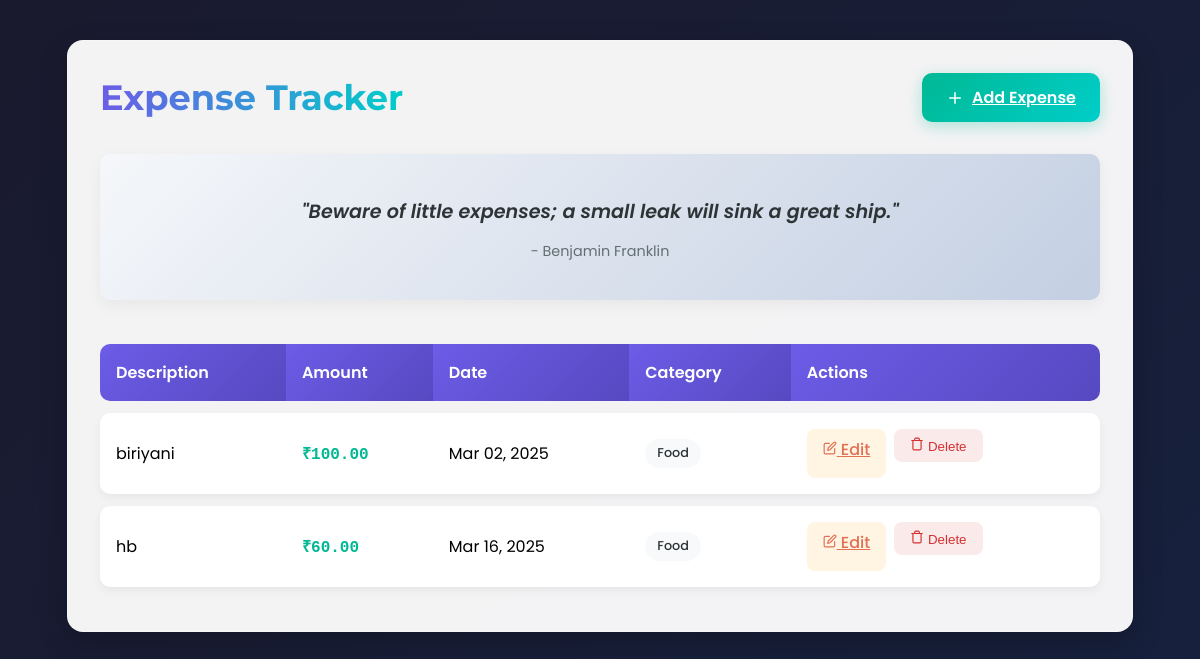
Before: /expenses/list/ with the older database file.
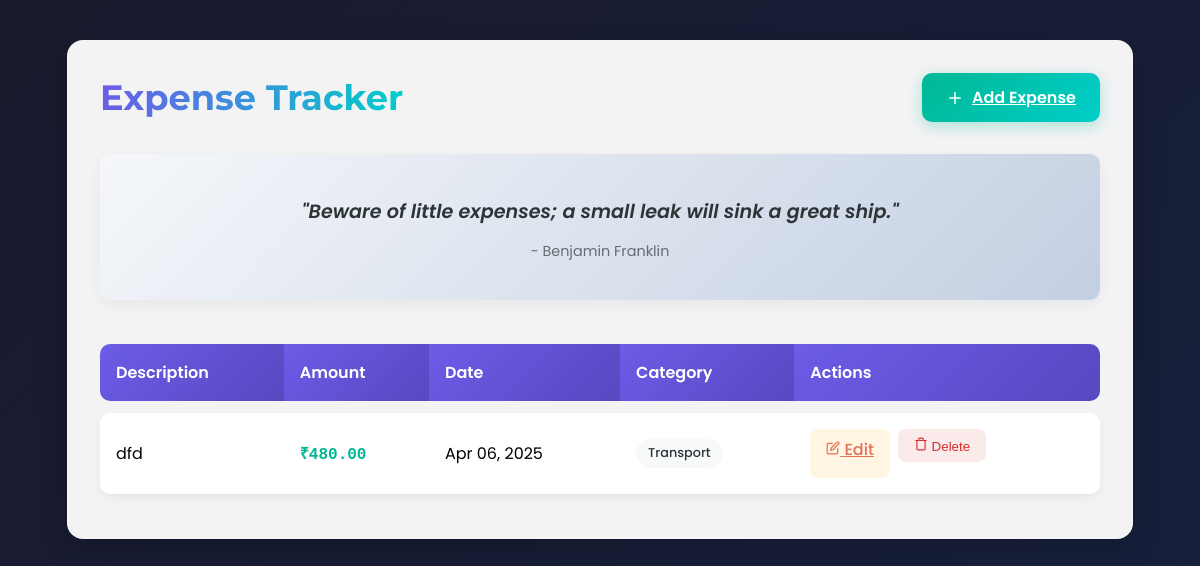
After: the same page with the newer database file.
### expenses/models.py (models this page shows, shortened)
class Expense(models.Model):
    CATEGORY_CHOICES = [
        ('Food', 'Food'),
        ('Transport', 'Transport'),
        ('Shopping', 'Shopping'),
        ('Rent', 'Rent'),
        ('Other', 'Other'),
    ]
    user = models.ForeignKey(settings.AUTH_USER_MODEL, on_delete=models.CASCADE, null=True, blank=True)  # Added field
    amount = models.DecimalField(max_digits=10, decimal_places=2)
    category = models.CharField(max_length=50, choices=CATEGORY_CHOICES)
    date = models.DateField(default=timezone.now)
    description = models.TextField(blank=True, null=True)

### expenses/views.py (the view)
# urls.py: path("list/", ExpenseListView.as_view(), name="list"),
class ExpenseListView(ListView):
    model = Expense
    template_name = 'expenses/list.html'
    context_object_name = 'expenses'

### expenses/templates/expenses/list.html (shortened to what this page needs)
{% block content %}
<div class="expense-container">
    <div class="header-section">
        <h1 class="page-title">Expense Tracker</h1>
        <a href="{% url 'add_expense' %}" class="add-btn">
            <svg xmlns="http://www.w3.org/2000/svg" width="18" height="18" viewBox="0 0 24 24" fill="none" stroke="currentColor" stroke-width="2" stroke-linecap="round" stroke-linejoin="round">
                <line x1="12" y1="5" x2="12" y2="19"></line>
                <line x1="5" y1="12" x2="19" y2="12"></line>
            </svg>
            Add Expense
        </a>
    </div>
    <div class="motivation-card">
        <p class="motivation-quote">"Beware of little expenses; a small leak will sink a great ship."</p>
        <p class="motivation-author">- Benjamin Franklin</p>
    </div>
    {% if expenses %}
        <div class="table-responsive">
            <table class="expense-table">
                <thead>
                    <tr>
                        <th>Description</th>
                        <th>Amount</th>
                        <th>Date</th>
                        <th>Category</th>
                        <th>Actions</th>
                    </tr>
                </thead>
                <tbody>
                    {% for expense in expenses %}
                    <tr style="--row-index: {{ forloop.counter }};">
                        <td>{{ expense.description|default:"No Description" }}</td>
                        <td class="amount-cell">₹{{ expense.amount }}</td>
                        <td>{{ expense.date|date:"M d, Y" }}</td>
                        <td><span class="category-badge">{{ expense.category }}</span></td>
                        <td>
                            <div class="action-btns">
                                <a href="{% url 'expenses:expense_update' expense.pk %}" class="edit-btn">
                                    Edit
                                </a>
                                <form action="{% url 'expenses:expense_delete' expense.pk %}" method="post" style="display:inline;">
                                    <button type="submit" class="delete-btn">
                                        Delete
                                    </button>
                                </form>
                            </div>
                        </td>
                    </tr>
                    {% endfor %}
                </tbody>
            </table>
        </div>
    {% endif %}
</div>
{% endblock %}

### expenses/templates/expenses/list.html (style rules this page uses)
.expense-container { background: rgba(255, 255, 255, 0.95); border-radius: 16px; box-shadow: 0 10px 30px rgba(0, 0, 0, 0.2); padding: 2rem; animation: fadeIn 0.6s ease-out forwards; max-width: 1000px; margin: 0 auto; border: 1px solid rgba(255, 255, 255, 0.2); }
.header-section { display: flex; justify-content: space-between; align-items: center; margin-bottom: 2rem; flex-wrap: wrap; gap: 1rem; }
.page-title { font-family: 'Montserrat', sans-serif; font-size: 2.2rem; font-weight: 700; color: var(--dark); margin: 0; background: linear-gradient(90deg, var(--primary), var(--secondary)); -webkit-background-clip: text; background-clip: text; color: transparent; animation: float 3s ease-in-out infinite; }
.add-btn { background: linear-gradient(135deg, var(--success), #00cec9); color: white; border: none; padding: 0.75rem 1.5rem; border-radius: 10px; font-weight: 600; transition: all 0.3s ease; box-shadow: 0 4px 15px rgba(0, 184, 148, 0.3); display: flex; align-items: center; gap: 0.5rem; }
.expense-table { width: 100%; border-collapse: separate; border-spacing: 0 0.75rem; margin-top: 1.5rem; }
.expense-table thead th { background: linear-gradient(135deg, var(--primary), var(--primary-dark)); color: white; padding: 1rem; font-weight: 600; text-align: left; position: sticky; top: 0; }
.expense-table th:first-child { border-radius: 10px 0 0 10px; }
.expense-table th:last-child { border-radius: 0 10px 10px 0; }
.expense-table tbody tr { background: white; border-radius: 10px; box-shadow: 0 4px 10px rgba(0, 0, 0, 0.05); transition: all 0.3s ease; animation: fadeIn 0.5s ease-out forwards; animation-delay: calc(var(--row-index) * 0.1s); }
.expense-table td { padding: 1rem; vertical-align: middle; border: none; }
.expense-table td:first-child { border-radius: 10px 0 0 10px; }
.expense-table td:last-child { border-radius: 0 10px 10px 0; }
.amount-cell { font-weight: 600; color: var(--success); font-family: 'Courier New', monospace; }
.category-badge { display: inline-block; padding: 0.35rem 0.75rem; border-radius: 20px; font-size: 0.8rem; font-weight: 500; background-color: var(--light); color: var(--dark); }
.action-btns { display: flex; gap: 0.5rem; }
.edit-btn { background-color: rgba(253, 203, 110, 0.2); color: #e17055; border: none; padding: 0.5rem 1rem; border-radius: 8px; font-weight: 500; transition: all 0.3s ease; }
.delete-btn { background-color: rgba(214, 48, 49, 0.1); color: var(--danger); border: none; padding: 0.5rem 1rem; border-radius: 8px; font-weight: 500; transition: all 0.3s ease; }
.motivation-card { background: linear-gradient(135deg, #f5f7fa, #c3cfe2); border-radius: 10px; padding: 1.5rem; margin-bottom: 2rem; text-align: center; box-shadow: 0 5px 15px rgba(0,0,0,0.05); }
.motivation-quote { font-size: 1.2rem; font-weight: 600; color: var(--dark); margin-bottom: 0.5rem; font-style: italic; }
.motivation-author { color: var(--gray); font-size: 0.9rem; }

Changed rows visible on the page:
removed Expense: description "biriyani", amount "100.00", date "Mar 02, 2025", category "Food"
removed Expense: description "hb", amount "60.00", date "Mar 16, 2025", category "Food"
added Expense: description "dfd", amount "480.00", date "Apr 06, 2025", category "Transport"
